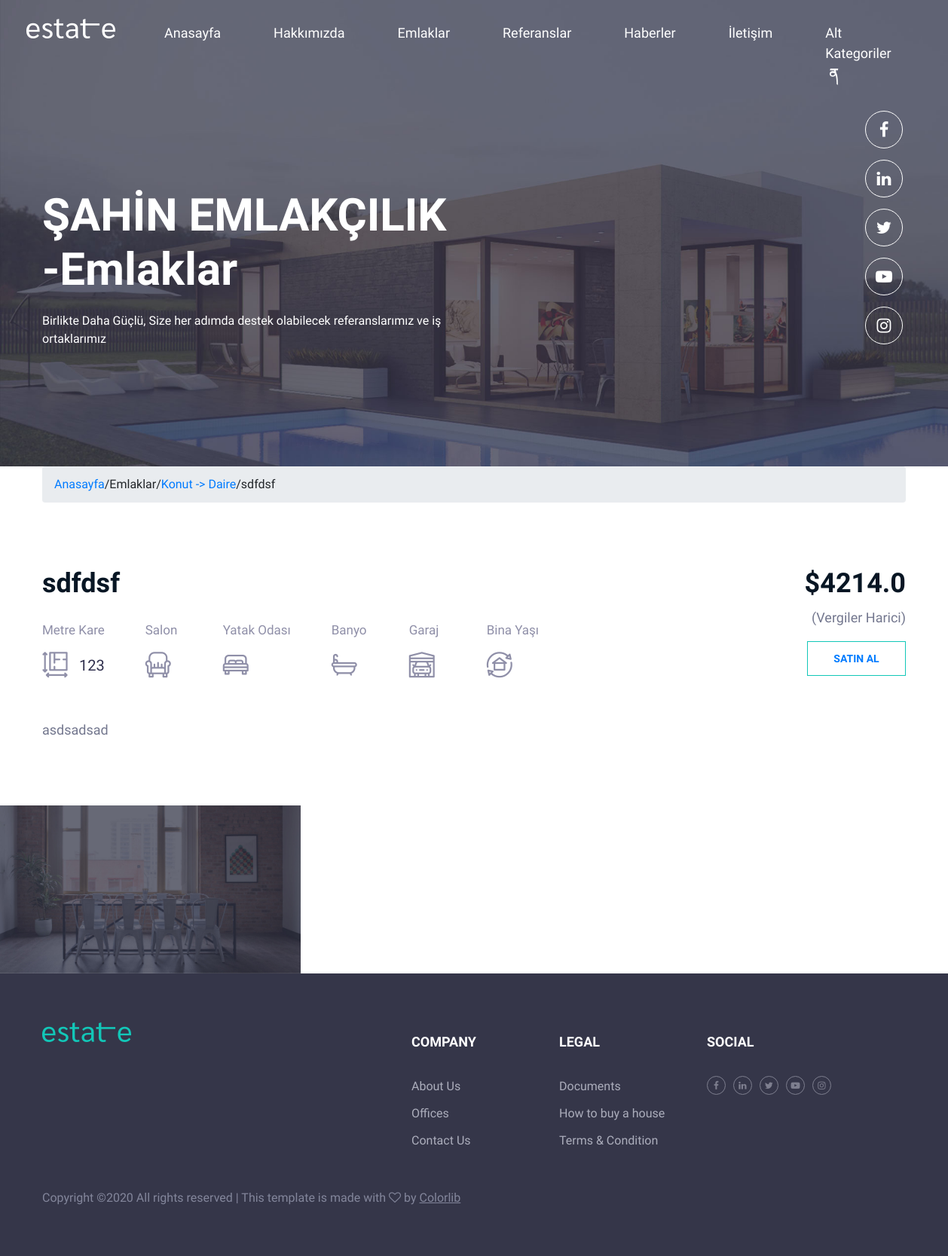
The app's page /emlak/14/asdsad/, older data.
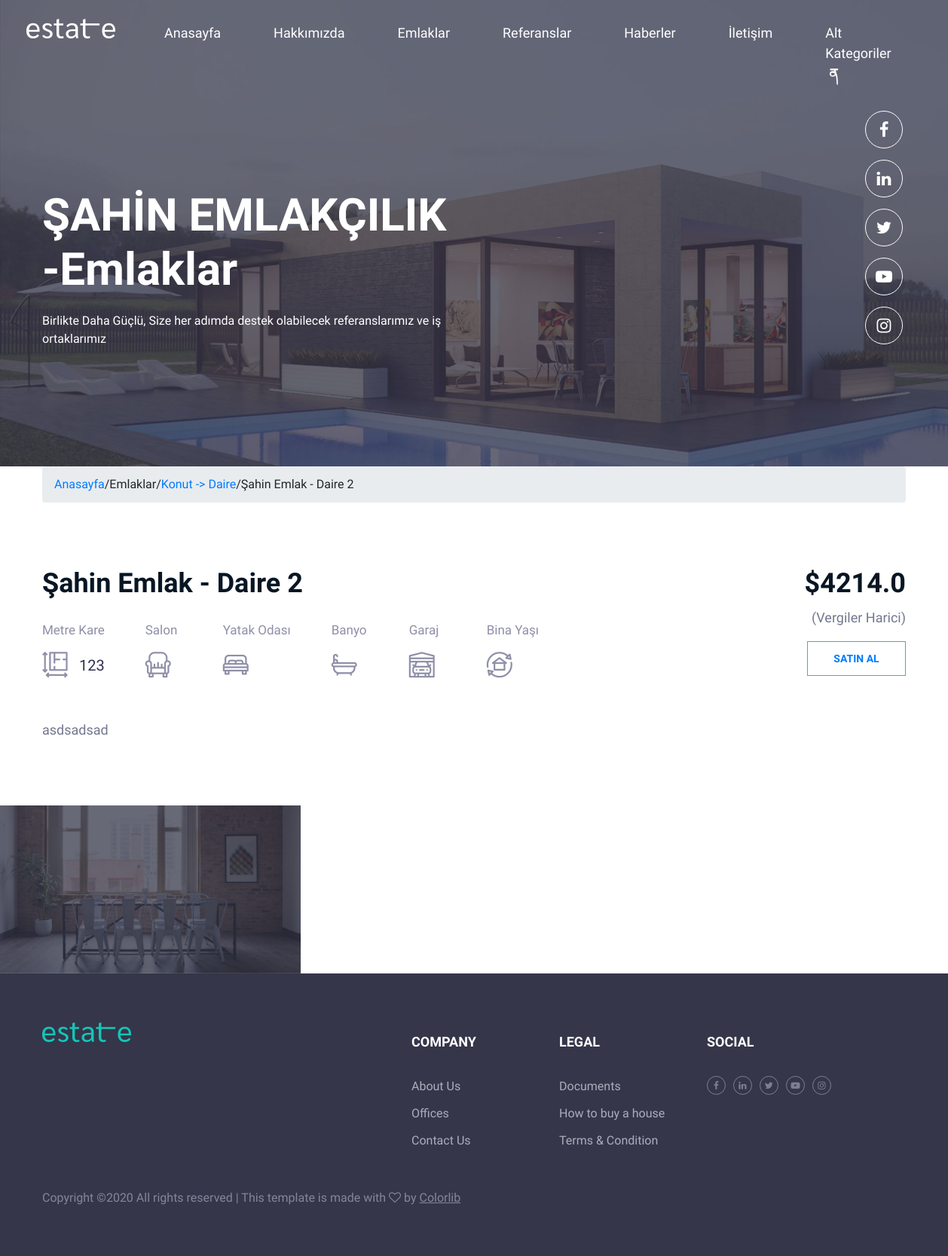
The same page, newer data.
### emlak/models.py (models this page shows, shortened)
class Emlak(models.Model):   # tablomuz
    STATUS = (                                                           # one to one -> user ın üye kaydı ve kimlik bilgisi
        ('True','Evet'),                                                   # many to one -> danışman ve öğrenci (her öğrencinin bir tane danışmanı vardır)
        ('False','Hayır'),                                               # many to many -> dersler ve öğrenciler
    )                                                                    # one to many -> pantolon hem kışlıkta hem erkek giysisi tablosunda olabilir
    category = models.ForeignKey(Category,on_delete=models.CASCADE)      # burada ise tablodaki gibi productta category_id category deki id ye bağlı(manyToOne)
    title = models.CharField(max_length=30)     # uzunluk
    keywords = models.CharField(blank=True,max_length=255)     # alan türü
    description = models.CharField(blank=True,max_length=255)     #alan türü
    image = models.ImageField(blank=True,upload_to='images/')     #dosya eklenecek resim
    price = models.FloatField()
    square = models.IntegerField()
    rooms = models.CharField(blank=True, max_length=5)
    salon = models.CharField(blank=True,max_length=20)
    yatakOda = models.CharField(blank=True, max_length=20)
    banyo = models.CharField(blank=True, max_length=20)
    garaj = models.CharField(blank=True, max_length=20)
    binaYasi = models.CharField(blank=True, max_length=20)
    detail = RichTextUploadingField()
    slug = models.SlugField(blank=True,max_length=255)
    status = models.CharField(max_length=10, choices=STATUS)   # yukarda evet hayır verdiğimiz için drowdown menude evet hayır var
    create_at = models.DateTimeField(auto_now_add=True)   # ne zaman oluşturuldu
    update_at = models.DateTimeField(auto_now_add=True)   # ne zaman güncellendi
    def image_tag(self):   # Adminde yuklenen resimlerin gosterilmesi
        return mark_safe('<img src="{}" height="50"/>'.format(self.image.url))   # bu html kodu ile resimler gözüküyor
    image_tag.short_description = "Image"

class Category(MPTTModel):   # tablomuz
    STATUS = (            # --> 2 amaçla yapılır 1-Tabloyu oluşturmak   2- Adminde yönetilmeyi ayarlamak
        ('True','Evet'),
        ('False','Hayır'),
    )
    title = models.CharField(max_length=30)     # uzunluk
    keywords = models.CharField(blank=True,max_length=255)     # alan türü
    description = models.CharField(blank=True,max_length=255)     #alan türü
    image = models.ImageField(blank=True,upload_to='images/')     #dosya eklenecek resim
    status = models.CharField(max_length=10, choices=STATUS)   # yukarda evet hayır verdiğimiz için drowdown menude evet hayır var
    slug = models.SlugField()     #adres satırında id yerine metinsel bir şekilde çagırmak icin category/3
    parent = TreeForeignKey('self',blank=True, null=True, related_name='children', on_delete=models.CASCADE)   # kendisiyle ilişkili(kendi id)
    create_at = models.DateTimeField(auto_now_add=True)   # ne zaman oluşturuldu
    update_at = models.DateTimeField(auto_now_add=True)   # ne zaman güncellendi
    class MPTTMeta:
        order_insertion_by = ['title']
    def __str__(self):
        full_path = [self.title]
        k = self.parent
        while k is not None:
            full_path.append(k.title)
            k = k.parent
        return ' -> '.join(full_path[::-1])
    def image_tag(self):   # Adminde yuklenen resimlerin gosterilmesi
        return mark_safe('<img src="{}" height="50"/>'.format(self.image.url))   # bu html kodu ile resimler gözüküyor
    image_tag.short_description = "Image"

### home/views.py (the view)
# urls.py: path('emlak/<int:id>/<slug:slug>/', views.emlak_detail, name='emlak_detail')
def emlak_detail(request,id,slug):
    category = Category.objects.all()
    emlak = Emlak.objects.get(pk=id)
    images = Images.objects.filter(emlak_id=id)
    context = {'emlak':emlak,
               'category':category,
               'images':images,
               }
    return render(request,'emlak_detail.html',context)

### home/templates/emlak_detail.html (shortened to what this page needs)
{% extends 'homebase.html' %}
{% load static %}
{% block content %}
	<section class="page-top-section set-bg" data-setbg="{% static 'img/page-top-bg/1.jpg'  %}">
		<div class="container">
			<div class="row">
				<div class="col-lg-6">
					<div class="page-top-text text-white">
						<h2>ŞAHİN EMLAKÇILIK -Emlaklar</h2>
						<h7>Birlikte Daha Güçlü, Size her adımda destek olabilecek referanslarımız ve iş ortaklarımız </h7>
					</div>
				</div>
			</div>
		</div>
		<div class="hero-social-warp">
				<div class="hero-social">
					<a href=""><i class="fa fa-facebook"></i></a>
					<a href=""><i class="fa fa-linkedin"></i></a>
					<a href=""><i class="fa fa-twitter"></i></a>
					<a href=""><i class="fa fa-youtube-play"></i></a>
					<a href=""><i class="fa fa-instagram"></i></a>
				</div>
        </div>
	</section>
    <div  id="breadcrumb">
    <div class="container">
        <ul class="breadcrumb">
            <li><a href="/">Anasayfa  </a> </li>
            <li class="active"> /Emlaklar/ </li>
            <li><a href="/category/{{ emlak.category_id }}/{{ emlak.slug }}">{{ emlak.category }} </a> </li>
            <li class="active">/{{ emlak.title }}</li>
        </ul>
    </div>
    </div>
    <section class="property-details-section spad">
        <div class="container">
            <div class="row">
                <div class="col-xl-8 col-lg-7">
                    <div class="property-details">
                        <h2>{{ emlak.title }}</h2>
                        <div class="property-info">
                            <h6>Metre Kare</h6>
                            <div class="pi-icon">
                                <i class="flaticon-151-plans"></i>
                                <span> {{ emlak.square }} </span>
                            </div>
                        </div>
                        <div class="property-info">
                            <h6>Salon</h6>
                            <div class="pi-icon">
                                <i class="flaticon-151-sit-down"></i>
                            </div>
                        </div>
                        <div class="property-info">
                            <h6>Yatak Odası</h6>
                            <div class="pi-icon">
                                <i class="flaticon-151-beds"></i>
                            </div>
                        </div>
                        <div class="property-info">
                            <h6>Banyo</h6>
                            <div class="pi-icon">
                                 <i class="flaticon-151-relax"></i>
                            </div>
                        </div>
                        <div class="property-info">
                            <h6>Garaj</h6>
                            <div class="pi-icon">
                                <i class="flaticon-151-transportation"></i>
                            </div>
                        </div>
                        <div class="property-info">
                            <h6>Bina Yaşı</h6>
                            <div class="pi-icon">
                                <i class="flaticon-151-houses"></i>
                            </div>
                        </div>
                    </div>
                    <p>{{ emlak.detail | safe }}</p>
                </div>
                <div class="col-xl-4 col-lg-5 text-lg-right text-left">
                    <div class="property-price">
                        <h2>${{ emlak.price }}</h2>
                        <p>(Vergiler Harici)</p>
                        <button class="site-btn"><a href="/">Satın Al</a></button>
                    </div>
                </div>
            </div>
        </div>
    </section>
    <div class="property-features-slider owl-carousel">
        <a href="{{ emlak.image.url }}" class="img-popup-gallery">
            <img src="{{ emlak.image.url }}" alt="">
        </a>
    </div>
{% endblock %}

Row changes from the older to the newer data that the page shows:
changed Emlak "asdsadsad": title "sdfdsf" → "Şahin Emlak - Daire 2"
